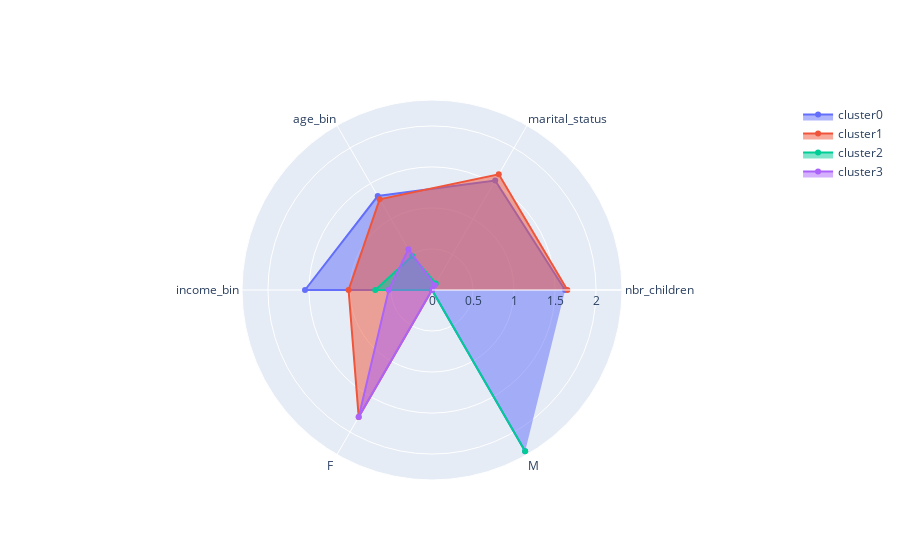

Notebook cell for this chart:
### Code cell
plot_radarchart(df_radar)

### Figure 1 — Plotly figure (JSON) as saved in the notebook; plotly's stock layout.template omitted (floating-point values rounded to 4 significant figures)
{"data": [{"fill": "toself", "name": "cluster0", "r": [1.623, 1.541, 1.323, 1.548, 0, 2.271], "theta": ["nbr_children", "marital_status", "age_bin", "income_bin", "F ", "M "], "type": "scatterpolar"}, {"fill": "toself", "name": "cluster1", "r": [1.651, 1.628, 1.277, 1.017, 1.787, 0], "theta": ["nbr_children", "marital_status", "age_bin", "income_bin", "F ", "M "], "type": "scatterpolar"}, {"fill": "toself", "name": "cluster2", "r": [0, 0.09216, 0.4789, 0.6915, 0, 2.271], "theta": ["nbr_children", "marital_status", "age_bin", "income_bin", "F ", "M "], "type": "scatterpolar"}, {"fill": "toself", "name": "cluster3", "r": [0, 0.06747, 0.5741, 0.5283, 1.787, 0], "theta": ["nbr_children", "marital_status", "age_bin", "income_bin", "F ", "M "], "type": "scatterpolar"}], "layout": {"autosize": true, "dragmode": "zoom", "polar": {"angularaxis": {"type": "category"}, "radialaxis": {"autorange": true, "range": [0, 2.369], "type": "linear", "visible": true}}, "showlegend": true}}
